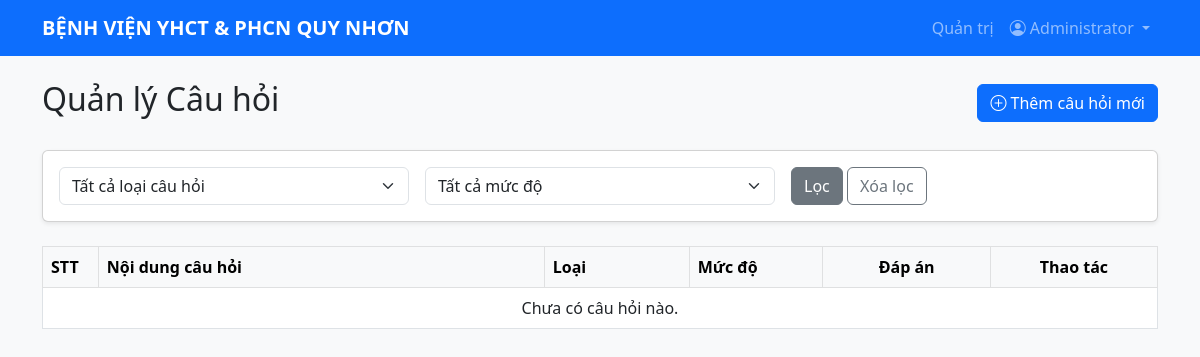
/admin/questions.php (signed in), run on an earlier commit of the app's database.
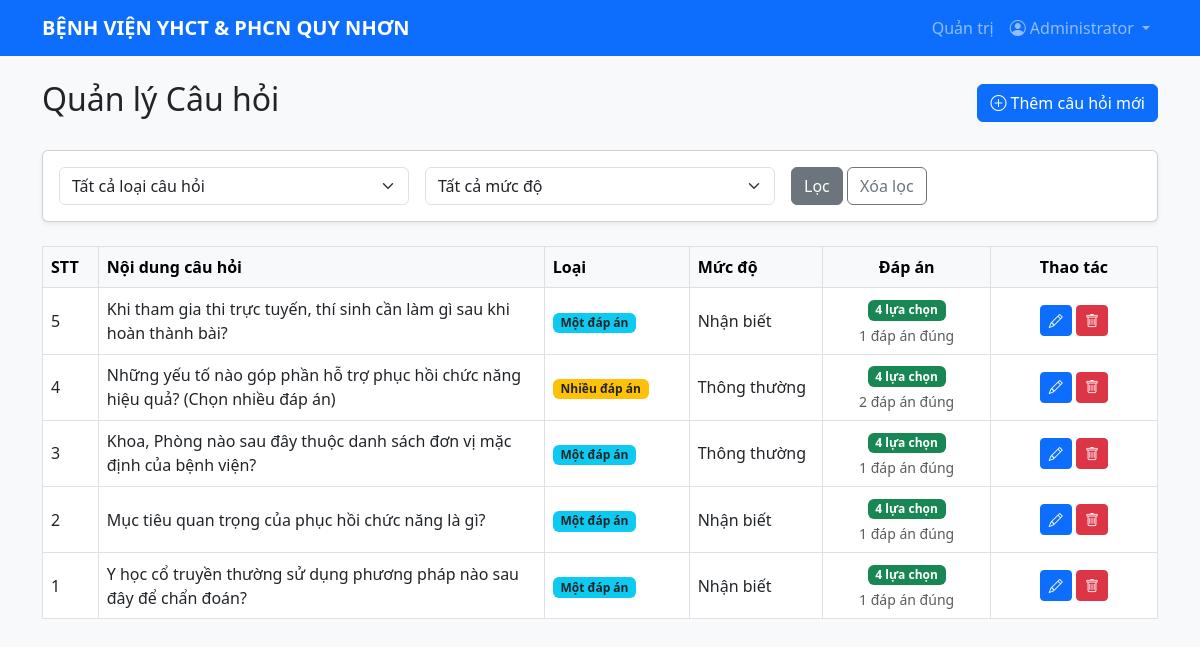
And on a later commit of the database.
### tables this page shows
CREATE TABLE site_settings (
    setting_key VARCHAR(100) PRIMARY KEY,
    setting_value VARCHAR(255) NOT NULL,
    updated_at TIMESTAMP NOT NULL DEFAULT CURRENT_TIMESTAMP ON UPDATE CURRENT_TIMESTAMP
);

CREATE TABLE questions (
    id INT UNSIGNED AUTO_INCREMENT PRIMARY KEY,
    category_id INT UNSIGNED NULL,
    content TEXT NOT NULL,
    type ENUM('single', 'multiple') NOT NULL DEFAULT 'single',
    level ENUM('1', '2', '3', '4', '5') NOT NULL DEFAULT '1' COMMENT '1: Nhận biết, 2: Thông thường, 3: Thông hiểu, 4: Vận dụng, 5: Vận dụng cao',
    created_at TIMESTAMP NOT NULL DEFAULT CURRENT_TIMESTAMP,
    updated_at TIMESTAMP NOT NULL DEFAULT CURRENT_TIMESTAMP ON UPDATE CURRENT_TIMESTAMP,
    KEY idx_questions_category_id (category_id),
    KEY idx_questions_level (level),
    CONSTRAINT fk_questions_category FOREIGN KEY (category_id) REFERENCES categories(id) ON DELETE SET NULL ON UPDATE CASCADE
);

### includes/functions.php (called while the page is built, shortened)
<?php
function h($str) {
    return htmlspecialchars($str ?? '', ENT_QUOTES, 'UTF-8');
}
function getSiteSetting($pdo, $key, $default = '') {
    static $settings = [];
    if (!array_key_exists($key, $settings)) {
        $stmt = $pdo->prepare("SELECT setting_value FROM site_settings WHERE setting_key = ?");
        $stmt->execute([$key]);
        $value = $stmt->fetchColumn();
        $settings[$key] = $value === false ? $default : $value;
    }
    return $settings[$key];
}
function isLoggedIn() {
    return isset($_SESSION['user_id']);
}
function isAdmin() {
    return isset($_SESSION['role']) && $_SESSION['role'] === 'admin';
}
?>

### admin/questions.php (the view, shortened to what this page needs)
<?php
require_once __DIR__ . '/../config/database.php';
require_once __DIR__ . '/../includes/functions.php';
$query = "SELECT q.*, c.name as category_name,
                 COALESCE(a.answer_count, 0) AS answer_count,
                 COALESCE(a.correct_count, 0) AS correct_count
          FROM questions q
          LEFT JOIN categories c ON q.category_id = c.id
          LEFT JOIN (
              SELECT question_id,
                     COUNT(*) AS answer_count,
                     SUM(CASE WHEN is_correct = 1 THEN 1 ELSE 0 END) AS correct_count
              FROM answers
              GROUP BY question_id
          ) a ON a.question_id = q.id
          WHERE 1=1";
$params = [];
$query .= " ORDER BY q.id DESC";
$stmt = $pdo->prepare($query);
$stmt->execute($params);
$questions = $stmt->fetchAll();
require_once __DIR__ . '/../includes/header.php';
?>
<div class="d-flex justify-content-between align-items-center mb-4">
    <h2>Quản lý Câu hỏi</h2>
    <a href="question_edit.php" class="btn btn-primary"><i class="bi bi-plus-circle"></i> Thêm câu hỏi mới</a>
</div>
<div class="card shadow-sm mb-4">
    <div class="card-body">
        <form method="GET" class="row g-3">
            <div class="col-md-4">
                <select name="type" class="form-select">
                    <option value="">Tất cả loại câu hỏi</option>
                </select>
            </div>
            <div class="col-md-4">
                <select name="level" class="form-select">
                    <option value="">Tất cả mức độ</option>
                </select>
            </div>
            <div class="col-md-4">
                <button type="submit" class="btn btn-secondary">Lọc</button>
                <a href="questions.php" class="btn btn-outline-secondary">Xóa lọc</a>
            </div>
        </form>
    </div>
</div>
<div class="table-responsive">
    <table class="table table-bordered table-hover align-middle bg-white">
        <thead class="table-light">
            <tr>
                <th width="5%">STT</th>
                <th width="40%">Nội dung câu hỏi</th>
                <th width="13%">Loại</th>
                <th width="12%">Mức độ</th>
                <th width="15%" class="text-center">Đáp án</th>
                <th width="20%" class="text-center">Thao tác</th>
            </tr>
        </thead>
        <tbody>
            <?php $stt = count($questions); foreach ($questions as $q): ?>
            <tr>
                <td><?= $stt-- ?></td>
                <td>
                    <?= mb_strimwidth(strip_tags($q['content']), 0, 100, '...') ?>
                </td>
                <td>
                    <?php if($q['type'] == 'single'): ?>
                        <span class="badge bg-info text-dark">Một đáp án</span>
                    <?php else: ?>
                        <span class="badge bg-warning text-dark">Nhiều đáp án</span>
                    <?php endif; ?>
                </td>
                <td>
                    <?php
                        $levels = ['1' => 'Nhận biết', '2' => 'Thông thường', '3' => 'Thông hiểu', '4' => 'Vận dụng', '5' => 'Vận dụng cao'];
                        echo $levels[$q['level']] ?? '';
                    ?>
                </td>
                <td class="text-center">
                    <span class="badge <?= (int)$q['answer_count'] > 0 ? 'bg-success' : 'bg-danger' ?>">
                        <?= (int)$q['answer_count'] ?> lựa chọn
                    </span>
                    <div class="small text-muted mt-1"><?= (int)$q['correct_count'] ?> đáp án đúng</div>
                </td>
                <td class="text-center">
                    <a href="question_edit.php?id=<?= $q['id'] ?>" class="btn btn-sm btn-primary" title="Sửa"><i class="bi bi-pencil"></i></a>
                    <a href="question_delete.php?id=<?= $q['id'] ?>" class="btn btn-sm btn-danger" title="Xóa"><i class="bi bi-trash"></i></a>
                </td>
            </tr>
            <?php endforeach; ?>
            <?php if (count($questions) === 0): ?>
            <tr>
                <td colspan="6" class="text-center">Chưa có câu hỏi nào.</td>
            </tr>
            <?php endif; ?>
        </tbody>
    </table>
</div>
<?php require_once __DIR__ . '/../includes/footer.php'; ?>

### includes/header.php (shortened to what this page needs)
<?php
require_once __DIR__ . '/../config/database.php';
require_once __DIR__ . '/functions.php';
$contestName = getSiteSetting($pdo, 'contest_name', 'BỆNH VIỆN YHCT & PHCN QUY NHƠN');
?>
<!DOCTYPE html>
<html lang="vi">
<head>
    <link href="https://cdn.jsdelivr.net/npm/bootstrap@5.3.0/dist/css/bootstrap.min.css" rel="stylesheet">
    <link rel="stylesheet" href="https://cdn.jsdelivr.net/npm/bootstrap-icons@1.10.5/font/bootstrap-icons.css">
</head>
<body>
<nav class="navbar navbar-expand-lg navbar-dark bg-primary mb-4">
  <div class="container">
    <a class="navbar-brand" href="/index.php"><?= h($contestName) ?></a>
    <div class="collapse navbar-collapse" id="navbarNav">
      <ul class="navbar-nav">
        <?php if (isLoggedIn()): ?>
        <?php if (isAdmin()): ?>
        <li class="nav-item">
          <a class="nav-link" href="/admin/index.php">Quản trị</a>
        </li>
        <?php endif; ?>
        <li class="nav-item dropdown">
          <a class="nav-link dropdown-toggle" href="#" id="navbarDropdown" role="button" data-bs-toggle="dropdown">
            <i class="bi bi-person-circle"></i> <?= h($_SESSION['fullname'] ?? '') ?>
          </a>
        </li>
        <?php endif; ?>
      </ul>
    </div>
  </div>
</nav>
<div class="container">

### includes/footer.php (shortened to what this page needs)
</div>
</body>
</html>

### includes/header.php (style rules this page uses)
body { background-color: #f8f9fa; }
.navbar-brand { white-space: normal; line-height: 1.2; font-weight: 600; }

What changed in the data, as far as the page shows it:
added site_settings: setting_value "BỆNH VIỆN YHCT & PHCN QUY NHƠN"
added questions: content "Khi tham gia thi trực tuyến, thí sinh cần làm gì sau khi hoàn thành bài?", type "Một đáp án", level "Nhận biết", answer_count "4", correct_count "1"
added questions: content "Những yếu tố nào góp phần hỗ trợ phục hồi chức năng hiệu quả? (Chọn nhiều đáp án)", type "Nhiều đáp án", level "Thông thường", answer_count "4", correct_count "2"
added questions: content "Khoa, Phòng nào sau đây thuộc danh sách đơn vị mặc định của bệnh viện?", type "Một đáp án", level "Thông thường", answer_count "4", correct_count "1"
added questions: content "Mục tiêu quan trọng của phục hồi chức năng là gì?", type "Một đáp án", level "Nhận biết", answer_count "4", correct_count "1"
added questions: content "Y học cổ truyền thường sử dụng phương pháp nào sau đây để chẩn đoán?", type "Một đáp án", level "Nhận biết", answer_count "4", correct_count "1"
Also different on the page:
$contestName: "BỆNH VIỆN YHCT & PHCN QUY NHƠN" → (not shown)
text no longer shown: "Chưa có câu hỏi nào."
